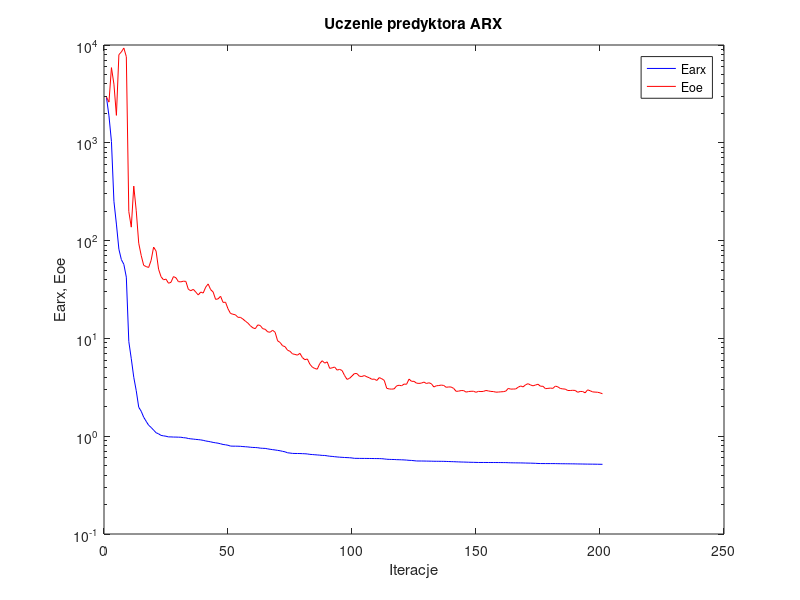
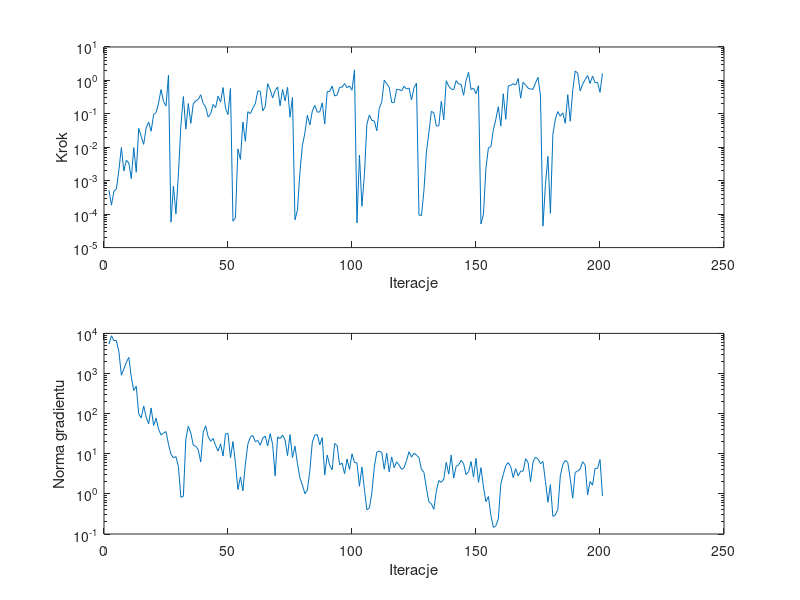

MATLAB code for these plots, in order:
%uczenie predyktora arx
clear all;
n=0; farx(n+1)=2.906060e+003; foe(n+1)=2.940265e+003; wspucz(n+1)=0.000000e+000; ng(n+1)=0.000000e+000;
%odnowa zmiennej metryki
n=1; farx(n+1)=1.887308e+003; foe(n+1)=2.606064e+003; krok(n+1)=5.188110e-004; ng(n+1)=5.416641e+003;
n=2; farx(n+1)=1.030465e+003; foe(n+1)=5.869081e+003; krok(n+1)=1.864752e-004; ng(n+1)=8.728548e+003;
n=3; farx(n+1)=2.522810e+002; foe(n+1)=3.982683e+003; krok(n+1)=4.854552e-004; ng(n+1)=6.618783e+003;
n=4; farx(n+1)=1.475893e+002; foe(n+1)=1.907926e+003; krok(n+1)=5.668187e-004; ng(n+1)=6.664602e+003;
n=5; farx(n+1)=8.167327e+001; foe(n+1)=7.965241e+003; krok(n+1)=2.050616e-003; ng(n+1)=3.518079e+003;
n=6; farx(n+1)=6.391072e+001; foe(n+1)=8.499011e+003; krok(n+1)=9.778245e-003; ng(n+1)=9.068433e+002;
n=7; farx(n+1)=5.720646e+001; foe(n+1)=9.315792e+003; krok(n+1)=1.956001e-003; ng(n+1)=1.294910e+003;
n=8; farx(n+1)=4.226708e+001; foe(n+1)=7.601170e+003; krok(n+1)=4.090464e-003; ng(n+1)=1.913778e+003;
n=9; farx(n+1)=9.299676e+000; foe(n+1)=1.983936e+002; krok(n+1)=3.416071e-003; ng(n+1)=2.516576e+003;
n=10; farx(n+1)=6.194348e+000; foe(n+1)=1.372963e+002; krok(n+1)=1.149483e-003; ng(n+1)=8.218825e+002;
n=11; farx(n+1)=4.007150e+000; foe(n+1)=3.607716e+002; krok(n+1)=9.793864e-003; ng(n+1)=3.786341e+002;
n=12; farx(n+1)=2.918813e+000; foe(n+1)=2.019728e+002; krok(n+1)=1.797903e-003; ng(n+1)=4.822448e+002;
n=13; farx(n+1)=1.978654e+000; foe(n+1)=9.409468e+001; krok(n+1)=3.669314e-002; ng(n+1)=9.731323e+001;
n=14; farx(n+1)=1.799082e+000; foe(n+1)=7.045829e+001; krok(n+1)=2.109093e-002; ng(n+1)=7.803147e+001;
n=15; farx(n+1)=1.564652e+000; foe(n+1)=5.587870e+001; krok(n+1)=1.226153e-002; ng(n+1)=1.546293e+002;
n=16; farx(n+1)=1.420615e+000; foe(n+1)=5.424736e+001; krok(n+1)=3.845492e-002; ng(n+1)=8.236653e+001;
n=17; farx(n+1)=1.294344e+000; foe(n+1)=5.313660e+001; krok(n+1)=5.679907e-002; ng(n+1)=5.604623e+001;
n=18; farx(n+1)=1.229403e+000; foe(n+1)=6.283995e+001; krok(n+1)=3.012318e-002; ng(n+1)=1.381757e+002;
n=19; farx(n+1)=1.153936e+000; foe(n+1)=8.589033e+001; krok(n+1)=9.513510e-002; ng(n+1)=5.096218e+001;
n=20; farx(n+1)=1.084999e+000; foe(n+1)=7.810401e+001; krok(n+1)=1.088405e-001; ng(n+1)=7.703777e+001;
n=21; farx(n+1)=1.057694e+000; foe(n+1)=5.102073e+001; krok(n+1)=2.093785e-001; ng(n+1)=4.101589e+001;
n=22; farx(n+1)=1.019298e+000; foe(n+1)=4.273235e+001; krok(n+1)=5.362494e-001; ng(n+1)=2.931445e+001;
n=23; farx(n+1)=1.008504e+000; foe(n+1)=3.973850e+001; krok(n+1)=2.363480e-001; ng(n+1)=3.290799e+001;
n=24; farx(n+1)=9.990717e-001; foe(n+1)=4.038954e+001; krok(n+1)=1.717868e-001; ng(n+1)=3.566530e+001;
n=25; farx(n+1)=9.839824e-001; foe(n+1)=3.665295e+001; krok(n+1)=1.441640e+000; ng(n+1)=1.726970e+001;
%odnowa zmiennej metryki
n=26; farx(n+1)=9.835571e-001; foe(n+1)=3.744307e+001; krok(n+1)=5.770216e-005; ng(n+1)=9.781002e+000;
n=27; farx(n+1)=9.801437e-001; foe(n+1)=4.284182e+001; krok(n+1)=6.847610e-004; ng(n+1)=7.880393e+000;
n=28; farx(n+1)=9.796487e-001; foe(n+1)=4.170780e+001; krok(n+1)=1.015140e-004; ng(n+1)=8.523834e+000;
n=29; farx(n+1)=9.773042e-001; foe(n+1)=3.804993e+001; krok(n+1)=1.587460e-003; ng(n+1)=4.790305e+000;
n=30; farx(n+1)=9.758175e-001; foe(n+1)=3.785978e+001; krok(n+1)=4.486659e-002; ng(n+1)=8.210533e-001;
n=31; farx(n+1)=9.659969e-001; foe(n+1)=3.846004e+001; krok(n+1)=3.304177e-001; ng(n+1)=8.707599e-001;
n=32; farx(n+1)=9.611926e-001; foe(n+1)=3.828637e+001; krok(n+1)=3.500452e-002; ng(n+1)=2.326096e+001;
n=33; farx(n+1)=9.475386e-001; foe(n+1)=3.179492e+001; krok(n+1)=2.032965e-001; ng(n+1)=4.843668e+001;
n=34; farx(n+1)=9.397409e-001; foe(n+1)=3.072366e+001; krok(n+1)=5.184392e-002; ng(n+1)=3.289289e+001;
n=35; farx(n+1)=9.344019e-001; foe(n+1)=3.174931e+001; krok(n+1)=2.013997e-001; ng(n+1)=1.640755e+001;
n=36; farx(n+1)=9.275726e-001; foe(n+1)=2.978536e+001; krok(n+1)=2.432670e-001; ng(n+1)=1.537761e+001;
n=37; farx(n+1)=9.228833e-001; foe(n+1)=2.780341e+001; krok(n+1)=2.701727e-001; ng(n+1)=1.260799e+001;
n=38; farx(n+1)=9.165929e-001; foe(n+1)=2.977916e+001; krok(n+1)=3.730916e-001; ng(n+1)=6.238222e+000;
n=39; farx(n+1)=9.071150e-001; foe(n+1)=2.909046e+001; krok(n+1)=2.056099e-001; ng(n+1)=3.474742e+001;
n=40; farx(n+1)=8.941043e-001; foe(n+1)=3.340192e+001; krok(n+1)=1.601162e-001; ng(n+1)=4.985739e+001;
n=41; farx(n+1)=8.853740e-001; foe(n+1)=3.604776e+001; krok(n+1)=8.000730e-002; ng(n+1)=2.643463e+001;
n=42; farx(n+1)=8.758087e-001; foe(n+1)=3.153203e+001; krok(n+1)=1.001107e-001; ng(n+1)=2.054223e+001;
n=43; farx(n+1)=8.639059e-001; foe(n+1)=2.984624e+001; krok(n+1)=1.919924e-001; ng(n+1)=2.396146e+001;
n=44; farx(n+1)=8.560068e-001; foe(n+1)=2.505849e+001; krok(n+1)=1.540084e-001; ng(n+1)=1.600225e+001;
n=45; farx(n+1)=8.482559e-001; foe(n+1)=2.536745e+001; krok(n+1)=3.372291e-001; ng(n+1)=1.166666e+001;
n=46; farx(n+1)=8.365132e-001; foe(n+1)=2.698016e+001; krok(n+1)=2.250273e-001; ng(n+1)=1.766934e+001;
n=47; farx(n+1)=8.230688e-001; foe(n+1)=2.333785e+001; krok(n+1)=6.113321e-001; ng(n+1)=8.752071e+000;
n=48; farx(n+1)=8.168534e-001; foe(n+1)=2.344540e+001; krok(n+1)=1.460546e-001; ng(n+1)=3.135346e+001;
n=49; farx(n+1)=8.079285e-001; foe(n+1)=2.007814e+001; krok(n+1)=9.513510e-002; ng(n+1)=3.187269e+001;
n=50; farx(n+1)=7.928076e-001; foe(n+1)=1.799873e+001; krok(n+1)=5.727234e-001; ng(n+1)=7.918836e+000;
%odnowa zmiennej metryki
n=51; farx(n+1)=7.910212e-001; foe(n+1)=1.765765e+001; krok(n+1)=6.197037e-005; ng(n+1)=2.021320e+001;
n=52; farx(n+1)=7.908331e-001; foe(n+1)=1.743012e+001; krok(n+1)=7.739897e-005; ng(n+1)=5.726836e+000;
n=53; farx(n+1)=7.900710e-001; foe(n+1)=1.643505e+001; krok(n+1)=8.956895e-003; ng(n+1)=1.284600e+000;
n=54; farx(n+1)=7.880807e-001; foe(n+1)=1.641340e+001; krok(n+1)=4.334641e-003; ng(n+1)=2.652635e+000;
n=55; farx(n+1)=7.837301e-001; foe(n+1)=1.577650e+001; krok(n+1)=5.695205e-002; ng(n+1)=1.191404e+000;
n=56; farx(n+1)=7.803852e-001; foe(n+1)=1.502533e+001; krok(n+1)=1.506159e-002; ng(n+1)=5.577598e+000;
n=57; farx(n+1)=7.767279e-001; foe(n+1)=1.435182e+001; krok(n+1)=1.160291e-001; ng(n+1)=1.736977e+001;
n=58; farx(n+1)=7.714080e-001; foe(n+1)=1.348603e+001; krok(n+1)=1.011122e-001; ng(n+1)=2.596649e+001;
n=59; farx(n+1)=7.674457e-001; foe(n+1)=1.283167e+001; krok(n+1)=1.483526e-001; ng(n+1)=2.858172e+001;
n=60; farx(n+1)=7.660127e-001; foe(n+1)=1.257261e+001; krok(n+1)=1.981558e-001; ng(n+1)=2.012072e+001;
n=61; farx(n+1)=7.625015e-001; foe(n+1)=1.373150e+001; krok(n+1)=4.836593e-001; ng(n+1)=2.143244e+001;
n=62; farx(n+1)=7.551110e-001; foe(n+1)=1.355949e+001; krok(n+1)=4.787134e-001; ng(n+1)=1.626908e+001;
n=63; farx(n+1)=7.520330e-001; foe(n+1)=1.257213e+001; krok(n+1)=1.232694e-001; ng(n+1)=2.451872e+001;
n=64; farx(n+1)=7.502746e-001; foe(n+1)=1.239391e+001; krok(n+1)=1.620110e-001; ng(n+1)=2.760683e+001;
n=65; farx(n+1)=7.422730e-001; foe(n+1)=1.166869e+001; krok(n+1)=7.957487e-001; ng(n+1)=1.570323e+001;
n=66; farx(n+1)=7.347594e-001; foe(n+1)=1.157124e+001; krok(n+1)=5.327583e-001; ng(n+1)=3.170001e+001;
n=67; farx(n+1)=7.287012e-001; foe(n+1)=1.211646e+001; krok(n+1)=2.978305e-001; ng(n+1)=1.721624e+001;
n=68; farx(n+1)=7.232363e-001; foe(n+1)=1.155135e+001; krok(n+1)=4.974118e-001; ng(n+1)=2.813321e+000;
n=69; farx(n+1)=7.164774e-001; foe(n+1)=9.451545e+000; krok(n+1)=6.367965e-001; ng(n+1)=2.617929e+001;
n=70; farx(n+1)=7.099911e-001; foe(n+1)=9.088771e+000; krok(n+1)=1.746541e-001; ng(n+1)=2.382207e+001;
n=71; farx(n+1)=7.002888e-001; foe(n+1)=8.408220e+000; krok(n+1)=5.393056e-001; ng(n+1)=2.936418e+001;
n=72; farx(n+1)=6.923323e-001; foe(n+1)=8.235914e+000; krok(n+1)=2.443912e-001; ng(n+1)=2.224897e+001;
n=73; farx(n+1)=6.767663e-001; foe(n+1)=7.572582e+000; krok(n+1)=6.207284e-001; ng(n+1)=8.982301e+000;
n=74; farx(n+1)=6.726836e-001; foe(n+1)=7.382561e+000; krok(n+1)=7.925655e-002; ng(n+1)=2.998346e+001;
n=75; farx(n+1)=6.670415e-001; foe(n+1)=6.952521e+000; krok(n+1)=3.096904e-001; ng(n+1)=8.053554e+000;
%odnowa zmiennej metryki
n=76; farx(n+1)=6.658366e-001; foe(n+1)=6.857974e+000; krok(n+1)=6.783250e-005; ng(n+1)=1.548559e+001;
n=77; farx(n+1)=6.656090e-001; foe(n+1)=6.745082e+000; krok(n+1)=1.312842e-004; ng(n+1)=5.695233e+000;
n=78; farx(n+1)=6.649622e-001; foe(n+1)=7.034822e+000; krok(n+1)=1.779489e-003; ng(n+1)=2.453973e+000;
n=79; farx(n+1)=6.631395e-001; foe(n+1)=6.364811e+000; krok(n+1)=1.127471e-002; ng(n+1)=1.667936e+000;
n=80; farx(n+1)=6.615323e-001; foe(n+1)=6.058109e+000; krok(n+1)=2.680031e-002; ng(n+1)=1.009074e+000;
n=81; farx(n+1)=6.585623e-001; foe(n+1)=6.160461e+000; krok(n+1)=9.091272e-002; ng(n+1)=1.247062e+000;
n=82; farx(n+1)=6.521743e-001; foe(n+1)=5.454506e+000; krok(n+1)=4.679730e-002; ng(n+1)=3.776991e+000;
n=83; farx(n+1)=6.494074e-001; foe(n+1)=5.085560e+000; krok(n+1)=1.210679e-001; ng(n+1)=1.951759e+001;
n=84; farx(n+1)=6.463024e-001; foe(n+1)=4.923623e+000; krok(n+1)=1.794685e-001; ng(n+1)=2.914505e+001;
n=85; farx(n+1)=6.431925e-001; foe(n+1)=4.847411e+000; krok(n+1)=1.124683e-001; ng(n+1)=3.002193e+001;
n=86; farx(n+1)=6.403294e-001; foe(n+1)=5.530812e+000; krok(n+1)=1.144404e-001; ng(n+1)=1.661564e+001;
n=87; farx(n+1)=6.362535e-001; foe(n+1)=5.910960e+000; krok(n+1)=2.134155e-001; ng(n+1)=2.519927e+001;
n=88; farx(n+1)=6.352546e-001; foe(n+1)=5.589118e+000; krok(n+1)=4.953895e-002; ng(n+1)=2.934628e+000;
n=89; farx(n+1)=6.299156e-001; foe(n+1)=5.755847e+000; krok(n+1)=4.686024e-001; ng(n+1)=9.267245e+000;
n=90; farx(n+1)=6.241296e-001; foe(n+1)=4.940156e+000; krok(n+1)=4.686024e-001; ng(n+1)=5.161302e+000;
n=91; farx(n+1)=6.214034e-001; foe(n+1)=4.999247e+000; krok(n+1)=6.776371e-001; ng(n+1)=3.993261e+000;
n=92; farx(n+1)=6.172334e-001; foe(n+1)=5.098216e+000; krok(n+1)=3.435737e-001; ng(n+1)=1.797088e+001;
n=93; farx(n+1)=6.136265e-001; foe(n+1)=4.740908e+000; krok(n+1)=3.655097e-001; ng(n+1)=1.613707e+001;
n=94; farx(n+1)=6.102701e-001; foe(n+1)=4.822116e+000; krok(n+1)=6.239579e-001; ng(n+1)=5.307331e+000;
n=95; farx(n+1)=6.082481e-001; foe(n+1)=4.696675e+000; krok(n+1)=6.273059e-001; ng(n+1)=5.861023e+000;
n=96; farx(n+1)=6.057569e-001; foe(n+1)=4.174170e+000; krok(n+1)=8.055989e-001; ng(n+1)=3.192809e+000;
n=97; farx(n+1)=6.041477e-001; foe(n+1)=3.808670e+000; krok(n+1)=6.088496e-001; ng(n+1)=7.410033e+000;
n=98; farx(n+1)=6.023806e-001; foe(n+1)=3.905847e+000; krok(n+1)=6.871474e-001; ng(n+1)=4.065983e+000;
n=99; farx(n+1)=5.990913e-001; foe(n+1)=4.128344e+000; krok(n+1)=5.107206e-001; ng(n+1)=9.989086e+000;
n=100; farx(n+1)=5.938384e-001; foe(n+1)=4.373587e+000; krok(n+1)=2.069805e+000; ng(n+1)=6.035329e+000;
%odnowa zmiennej metryki
n=101; farx(n+1)=5.937056e-001; foe(n+1)=4.365641e+000; krok(n+1)=5.445660e-005; ng(n+1)=5.923456e+000;
n=102; farx(n+1)=5.930513e-001; foe(n+1)=4.099905e+000; krok(n+1)=5.843731e-003; ng(n+1)=1.553921e+000;
n=103; farx(n+1)=5.928296e-001; foe(n+1)=4.080951e+000; krok(n+1)=1.733806e-004; ng(n+1)=4.687683e+000;
n=104; farx(n+1)=5.926911e-001; foe(n+1)=4.170289e+000; krok(n+1)=1.516318e-003; ng(n+1)=1.300005e+000;
n=105; farx(n+1)=5.923022e-001; foe(n+1)=4.045423e+000; krok(n+1)=4.904612e-002; ng(n+1)=4.015203e-001;
n=106; farx(n+1)=5.919899e-001; foe(n+1)=3.957183e+000; krok(n+1)=9.282613e-002; ng(n+1)=4.448068e-001;
n=107; farx(n+1)=5.914726e-001; foe(n+1)=3.820190e+000; krok(n+1)=6.385486e-002; ng(n+1)=1.057425e+000;
n=108; farx(n+1)=5.908222e-001; foe(n+1)=3.836151e+000; krok(n+1)=6.137372e-002; ng(n+1)=4.658485e+000;
n=109; farx(n+1)=5.905959e-001; foe(n+1)=3.713421e+000; krok(n+1)=3.106913e-002; ng(n+1)=1.105278e+001;
n=110; farx(n+1)=5.901251e-001; foe(n+1)=3.975097e+000; krok(n+1)=1.467726e-001; ng(n+1)=1.168387e+001;
n=111; farx(n+1)=5.889150e-001; foe(n+1)=3.869728e+000; krok(n+1)=2.288809e-001; ng(n+1)=1.072669e+001;
n=112; farx(n+1)=5.856499e-001; foe(n+1)=3.723863e+000; krok(n+1)=1.015323e+000; ng(n+1)=4.102126e+000;
n=113; farx(n+1)=5.813175e-001; foe(n+1)=3.088506e+000; krok(n+1)=8.006244e-001; ng(n+1)=1.034397e+001;
n=114; farx(n+1)=5.795548e-001; foe(n+1)=3.042597e+000; krok(n+1)=6.273346e-001; ng(n+1)=3.540581e+000;
n=115; farx(n+1)=5.783950e-001; foe(n+1)=3.029195e+000; krok(n+1)=2.186494e-001; ng(n+1)=8.361186e+000;
n=116; farx(n+1)=5.777647e-001; foe(n+1)=3.048880e+000; krok(n+1)=2.162376e-001; ng(n+1)=4.491630e+000;
n=117; farx(n+1)=5.757144e-001; foe(n+1)=3.271367e+000; krok(n+1)=5.403454e-001; ng(n+1)=6.307965e+000;
n=118; farx(n+1)=5.748146e-001; foe(n+1)=3.319119e+000; krok(n+1)=5.327344e-001; ng(n+1)=5.205317e+000;
n=119; farx(n+1)=5.737011e-001; foe(n+1)=3.278375e+000; krok(n+1)=4.862877e-001; ng(n+1)=4.084301e+000;
n=120; farx(n+1)=5.722967e-001; foe(n+1)=3.414117e+000; krok(n+1)=6.698571e-001; ng(n+1)=4.490767e+000;
n=121; farx(n+1)=5.699295e-001; foe(n+1)=3.395305e+000; krok(n+1)=5.551463e-001; ng(n+1)=6.800279e+000;
n=122; farx(n+1)=5.668013e-001; foe(n+1)=3.836784e+000; krok(n+1)=5.918768e-001; ng(n+1)=1.127843e+001;
n=123; farx(n+1)=5.652481e-001; foe(n+1)=3.640337e+000; krok(n+1)=2.591726e-001; ng(n+1)=8.250009e+000;
n=124; farx(n+1)=5.618306e-001; foe(n+1)=3.639834e+000; krok(n+1)=6.051682e-001; ng(n+1)=1.023898e+001;
n=125; farx(n+1)=5.582065e-001; foe(n+1)=3.487894e+000; krok(n+1)=8.300996e-001; ng(n+1)=9.233525e+000;
%odnowa zmiennej metryki
n=126; farx(n+1)=5.578218e-001; foe(n+1)=3.466099e+000; krok(n+1)=9.458811e-005; ng(n+1)=8.050192e+000;
n=127; farx(n+1)=5.577344e-001; foe(n+1)=3.492164e+000; krok(n+1)=9.065052e-005; ng(n+1)=4.096403e+000;
n=128; farx(n+1)=5.573137e-001; foe(n+1)=3.577040e+000; krok(n+1)=5.067685e-004; ng(n+1)=3.426682e+000;
n=129; farx(n+1)=5.565269e-001; foe(n+1)=3.459100e+000; krok(n+1)=7.242402e-003; ng(n+1)=1.401928e+000;
n=130; farx(n+1)=5.560151e-001; foe(n+1)=3.518350e+000; krok(n+1)=2.721013e-002; ng(n+1)=6.327554e-001;
n=131; farx(n+1)=5.554187e-001; foe(n+1)=3.440894e+000; krok(n+1)=1.191056e-001; ng(n+1)=5.655556e-001;
n=132; farx(n+1)=5.544601e-001; foe(n+1)=3.186240e+000; krok(n+1)=1.077557e-001; ng(n+1)=4.132069e-001;
n=133; farx(n+1)=5.541846e-001; foe(n+1)=3.276790e+000; krok(n+1)=4.331299e-002; ng(n+1)=1.161166e+000;
n=134; farx(n+1)=5.539614e-001; foe(n+1)=3.296699e+000; krok(n+1)=4.382471e-002; ng(n+1)=2.159397e+000;
n=135; farx(n+1)=5.535669e-001; foe(n+1)=3.333072e+000; krok(n+1)=2.382113e-001; ng(n+1)=1.934635e+000;
n=136; farx(n+1)=5.531882e-001; foe(n+1)=3.301455e+000; krok(n+1)=6.640781e-002; ng(n+1)=2.337477e+000;
n=137; farx(n+1)=5.520581e-001; foe(n+1)=3.162330e+000; krok(n+1)=9.806012e-001; ng(n+1)=6.124081e+000;
n=138; farx(n+1)=5.508482e-001; foe(n+1)=3.190035e+000; krok(n+1)=6.744582e-001; ng(n+1)=3.103532e+000;
n=139; farx(n+1)=5.495626e-001; foe(n+1)=3.182293e+000; krok(n+1)=5.524354e-001; ng(n+1)=9.276921e+000;
n=140; farx(n+1)=5.488233e-001; foe(n+1)=3.080154e+000; krok(n+1)=5.312625e-001; ng(n+1)=2.470284e+000;
n=141; farx(n+1)=5.472529e-001; foe(n+1)=2.873989e+000; krok(n+1)=9.903562e-001; ng(n+1)=4.857765e+000;
n=142; farx(n+1)=5.462421e-001; foe(n+1)=2.890036e+000; krok(n+1)=7.739151e-001; ng(n+1)=5.269760e+000;
n=143; farx(n+1)=5.447091e-001; foe(n+1)=2.929006e+000; krok(n+1)=7.656580e-001; ng(n+1)=6.858726e+000;
n=144; farx(n+1)=5.440397e-001; foe(n+1)=2.927906e+000; krok(n+1)=3.589327e-001; ng(n+1)=5.672625e+000;
n=145; farx(n+1)=5.431022e-001; foe(n+1)=2.823609e+000; krok(n+1)=1.015323e+000; ng(n+1)=3.009218e+000;
n=146; farx(n+1)=5.419345e-001; foe(n+1)=2.861981e+000; krok(n+1)=1.745690e+000; ng(n+1)=3.575826e+000;
n=147; farx(n+1)=5.411009e-001; foe(n+1)=2.879599e+000; krok(n+1)=5.327583e-001; ng(n+1)=6.379736e+000;
n=148; farx(n+1)=5.404136e-001; foe(n+1)=2.880917e+000; krok(n+1)=5.841487e-001; ng(n+1)=2.606931e+000;
n=149; farx(n+1)=5.396487e-001; foe(n+1)=2.811867e+000; krok(n+1)=4.033988e-001; ng(n+1)=7.716722e+000;
n=150; farx(n+1)=5.387672e-001; foe(n+1)=2.874050e+000; krok(n+1)=6.954939e-001; ng(n+1)=1.933715e+000;
%odnowa zmiennej metryki
n=151; farx(n+1)=5.386754e-001; foe(n+1)=2.861499e+000; krok(n+1)=5.090921e-005; ng(n+1)=4.510215e+000;
n=152; farx(n+1)=5.386607e-001; foe(n+1)=2.872068e+000; krok(n+1)=9.921626e-005; ng(n+1)=1.498701e+000;
n=153; farx(n+1)=5.386049e-001; foe(n+1)=2.935239e+000; krok(n+1)=2.302721e-003; ng(n+1)=6.422837e-001;
n=154; farx(n+1)=5.382190e-001; foe(n+1)=2.902695e+000; krok(n+1)=9.743850e-003; ng(n+1)=8.591263e-001;
n=155; farx(n+1)=5.381844e-001; foe(n+1)=2.870141e+000; krok(n+1)=1.034502e-002; ng(n+1)=2.937398e-001;
n=156; farx(n+1)=5.381492e-001; foe(n+1)=2.862041e+000; krok(n+1)=3.377395e-002; ng(n+1)=1.458600e-001;
n=157; farx(n+1)=5.380633e-001; foe(n+1)=2.820315e+000; krok(n+1)=6.900644e-002; ng(n+1)=1.599559e-001;
n=158; farx(n+1)=5.377921e-001; foe(n+1)=2.826912e+000; krok(n+1)=1.638325e-001; ng(n+1)=2.384714e-001;
n=159; farx(n+1)=5.375928e-001; foe(n+1)=2.843750e+000; krok(n+1)=4.308418e-002; ng(n+1)=1.748304e+000;
n=160; farx(n+1)=5.372079e-001; foe(n+1)=2.853730e+000; krok(n+1)=3.983032e-001; ng(n+1)=3.050441e+000;
n=161; farx(n+1)=5.370869e-001; foe(n+1)=2.889257e+000; krok(n+1)=6.864555e-002; ng(n+1)=5.022606e+000;
n=162; farx(n+1)=5.357986e-001; foe(n+1)=3.078785e+000; krok(n+1)=6.888628e-001; ng(n+1)=6.020251e+000;
n=163; farx(n+1)=5.348317e-001; foe(n+1)=3.030321e+000; krok(n+1)=7.101669e-001; ng(n+1)=4.774761e+000;
n=164; farx(n+1)=5.343454e-001; foe(n+1)=3.036280e+000; krok(n+1)=8.008859e-001; ng(n+1)=2.547723e+000;
n=165; farx(n+1)=5.339073e-001; foe(n+1)=3.040352e+000; krok(n+1)=7.228765e-001; ng(n+1)=4.243050e+000;
n=166; farx(n+1)=5.334388e-001; foe(n+1)=3.167232e+000; krok(n+1)=1.142810e+000; ng(n+1)=2.813709e+000;
n=167; farx(n+1)=5.332245e-001; foe(n+1)=3.262018e+000; krok(n+1)=2.936023e-001; ng(n+1)=3.689363e+000;
n=168; farx(n+1)=5.325584e-001; foe(n+1)=3.191929e+000; krok(n+1)=8.823184e-001; ng(n+1)=3.694390e+000;
n=169; farx(n+1)=5.315623e-001; foe(n+1)=3.359121e+000; krok(n+1)=7.271671e-001; ng(n+1)=7.539386e+000;
n=170; farx(n+1)=5.308395e-001; foe(n+1)=3.442227e+000; krok(n+1)=5.885355e-001; ng(n+1)=6.066527e+000;
n=171; farx(n+1)=5.301749e-001; foe(n+1)=3.339171e+000; krok(n+1)=5.524354e-001; ng(n+1)=2.016483e+000;
n=172; farx(n+1)=5.293942e-001; foe(n+1)=3.274067e+000; krok(n+1)=5.403833e-001; ng(n+1)=6.229300e+000;
n=173; farx(n+1)=5.280865e-001; foe(n+1)=3.336923e+000; krok(n+1)=8.457767e-001; ng(n+1)=8.280102e+000;
n=174; farx(n+1)=5.263117e-001; foe(n+1)=3.399117e+000; krok(n+1)=1.233518e+000; ng(n+1)=7.331667e+000;
n=175; farx(n+1)=5.253163e-001; foe(n+1)=3.242400e+000; krok(n+1)=3.465039e-001; ng(n+1)=5.675634e+000;
%odnowa zmiennej metryki
n=176; farx(n+1)=5.251856e-001; foe(n+1)=3.240598e+000; krok(n+1)=4.381503e-005; ng(n+1)=6.418473e+000;
n=177; farx(n+1)=5.250037e-001; foe(n+1)=3.061228e+000; krok(n+1)=7.740461e-004; ng(n+1)=2.040117e+000;
n=178; farx(n+1)=5.248983e-001; foe(n+1)=3.083251e+000; krok(n+1)=5.320104e-003; ng(n+1)=6.182114e-001;
n=179; farx(n+1)=5.248818e-001; foe(n+1)=3.103581e+000; krok(n+1)=1.058381e-004; ng(n+1)=1.696978e+000;
n=180; farx(n+1)=5.248005e-001; foe(n+1)=3.083593e+000; krok(n+1)=2.452306e-002; ng(n+1)=2.750638e-001;
n=181; farx(n+1)=5.245442e-001; foe(n+1)=3.254735e+000; krok(n+1)=7.045190e-002; ng(n+1)=2.982893e-001;
n=182; farx(n+1)=5.238146e-001; foe(n+1)=3.195992e+000; krok(n+1)=1.171506e-001; ng(n+1)=4.132979e-001;
n=183; farx(n+1)=5.233516e-001; foe(n+1)=3.075278e+000; krok(n+1)=8.509079e-002; ng(n+1)=2.808336e+000;
n=184; farx(n+1)=5.229097e-001; foe(n+1)=3.046443e+000; krok(n+1)=1.075010e-001; ng(n+1)=5.357072e+000;
n=185; farx(n+1)=5.226607e-001; foe(n+1)=3.029517e+000; krok(n+1)=5.221283e-002; ng(n+1)=6.833014e+000;
n=186; farx(n+1)=5.222904e-001; foe(n+1)=2.932111e+000; krok(n+1)=3.745525e-001; ng(n+1)=6.081603e+000;
n=187; farx(n+1)=5.219422e-001; foe(n+1)=2.932179e+000; krok(n+1)=6.024636e-002; ng(n+1)=2.406148e+000;
n=188; farx(n+1)=5.216710e-001; foe(n+1)=2.946872e+000; krok(n+1)=4.971061e-001; ng(n+1)=7.795292e-001;
n=189; farx(n+1)=5.210981e-001; foe(n+1)=2.937027e+000; krok(n+1)=1.905690e+000; ng(n+1)=3.425604e+000;
n=190; farx(n+1)=5.203937e-001; foe(n+1)=2.813239e+000; krok(n+1)=1.651241e+000; ng(n+1)=3.716033e+000;
n=191; farx(n+1)=5.199680e-001; foe(n+1)=2.868691e+000; krok(n+1)=4.854703e-001; ng(n+1)=4.161802e+000;
n=192; farx(n+1)=5.195179e-001; foe(n+1)=2.864109e+000; krok(n+1)=7.709580e-001; ng(n+1)=6.329857e+000;
n=193; farx(n+1)=5.189116e-001; foe(n+1)=2.775635e+000; krok(n+1)=1.062525e+000; ng(n+1)=5.293051e+000;
n=194; farx(n+1)=5.184659e-001; foe(n+1)=2.978356e+000; krok(n+1)=1.402391e+000; ng(n+1)=9.421418e-001;
n=195; farx(n+1)=5.181634e-001; foe(n+1)=2.917113e+000; krok(n+1)=8.088973e-001; ng(n+1)=2.033145e+000;
n=196; farx(n+1)=5.178434e-001; foe(n+1)=2.840145e+000; krok(n+1)=1.355274e+000; ng(n+1)=1.647850e+000;
n=197; farx(n+1)=5.174732e-001; foe(n+1)=2.824768e+000; krok(n+1)=8.536620e-001; ng(n+1)=4.310839e+000;
n=198; farx(n+1)=5.168780e-001; foe(n+1)=2.814556e+000; krok(n+1)=8.670260e-001; ng(n+1)=4.344195e+000;
n=199; farx(n+1)=5.164408e-001; foe(n+1)=2.776074e+000; krok(n+1)=4.419445e-001; ng(n+1)=7.171566e+000;
n=200; farx(n+1)=5.158101e-001; foe(n+1)=2.714583e+000; krok(n+1)=1.626372e+000; ng(n+1)=8.854004e-001;

figure; semilogy(farx,'b'); hold on; semilogy(foe,'r'); xlabel('Iteracje'); ylabel('Earx, Eoe'); legend('Earx','Eoe'); title('Uczenie predyktora ARX');
figure; subplot(2,1,1); semilogy(krok); xlabel('Iteracje'); ylabel('Krok');
subplot(2,1,2); semilogy(ng); xlabel('Iteracje'); ylabel('Norma gradientu');
Earx=farx(n+1)
Eoe=foe(n+1)
